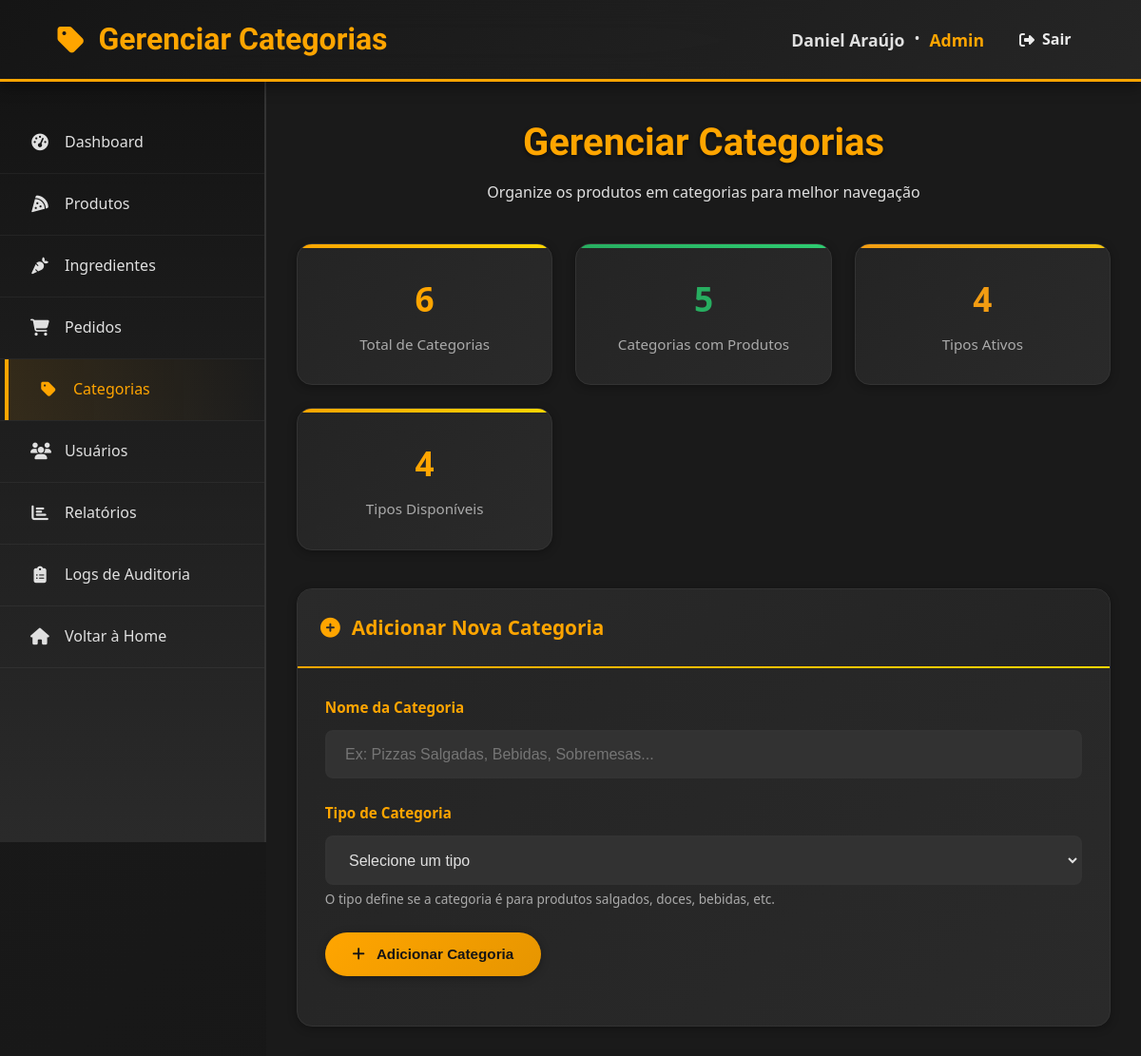
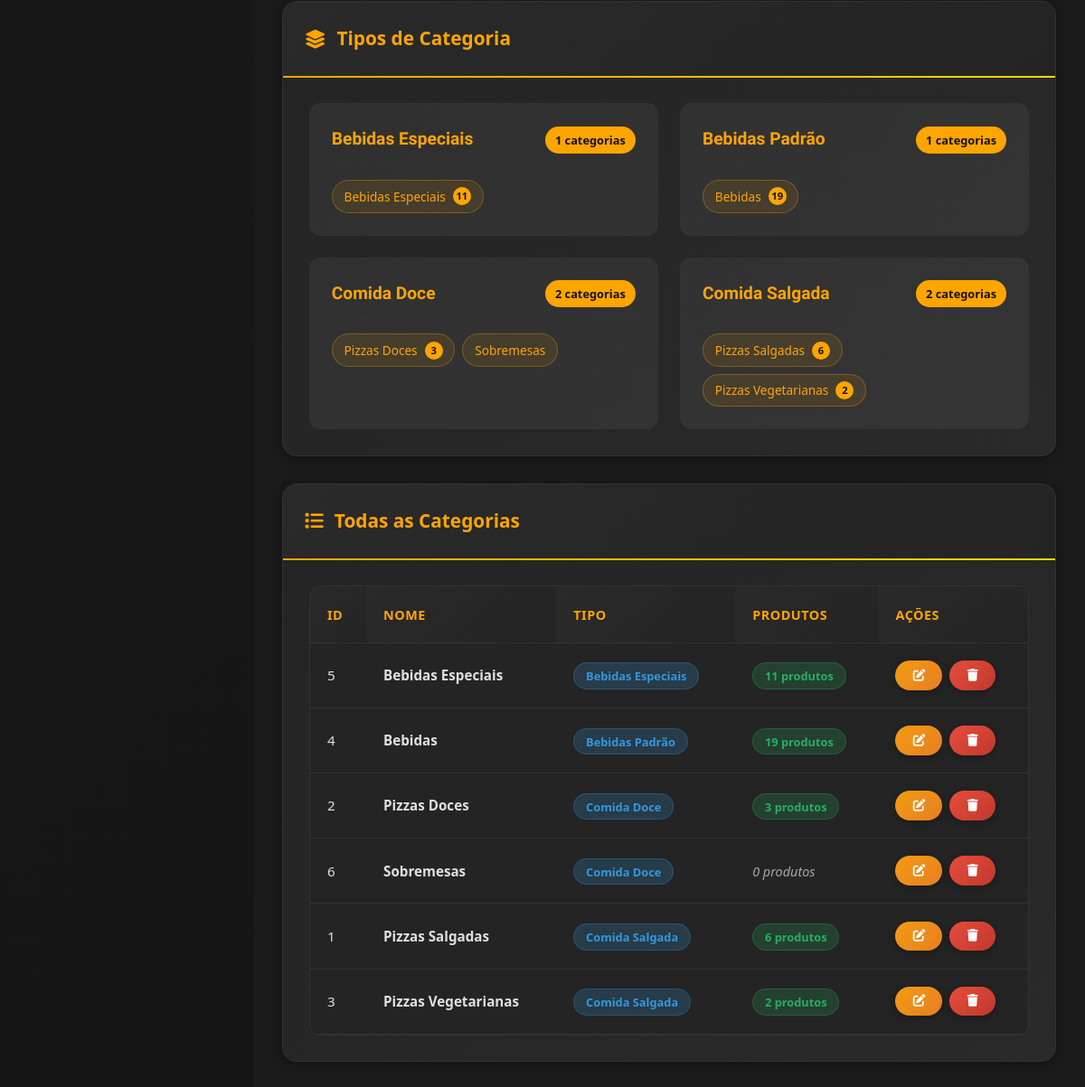
The page /restrito/funcionario/categorias.php (signed in) on the database its author committed (2 pictures, top to bottom).
### tables this page shows
CREATE TABLE tipos_categoria (
	id				INT NOT NULL AUTO_INCREMENT PRIMARY KEY,
    nome			VARCHAR(45)
);

CREATE TABLE categorias (
    id 				INT NOT NULL AUTO_INCREMENT PRIMARY KEY,
	tipo_id			INT NOT NULL,
    nome 			VARCHAR(45) NOT NULL,
    
    FOREIGN KEY (tipo_id) REFERENCES tipos_categoria(id)
);

### restrito/funcionario/categorias.php (the view, shortened to what this page needs)
<?php
include "../conexao.php";
$sql_categorias = "SELECT c.*, t.nome as tipo_nome
                    FROM categorias c
                    LEFT JOIN tipos_categoria t ON c.tipo_id = t.id
                    ORDER BY t.nome, c.nome";
$result_categorias = mysqli_query($conn, $sql_categorias);
$categorias = mysqli_fetch_all($result_categorias, MYSQLI_ASSOC);
$sql_tipos = "SELECT * FROM tipos_categoria ORDER BY nome";
$result_tipos = mysqli_query($conn, $sql_tipos);
$tipos = mysqli_fetch_all($result_tipos, MYSQLI_ASSOC);
$sql_contagem = "SELECT id_categoria, COUNT(*) as total FROM produtos GROUP BY id_categoria";
$result_contagem = mysqli_query($conn, $sql_contagem);
$contagem_produtos = [];
while ($row = mysqli_fetch_assoc($result_contagem)) {
    $contagem_produtos[$row['id_categoria']] = $row['total'];
}
$total_categorias = count($categorias);
$categorias_com_produtos = count($contagem_produtos);
$tipos_ativos = count(array_unique(array_column($categorias, 'tipo_id')));
?>
<!DOCTYPE html>
<html lang="pt-BR">
<head>
    <link rel="stylesheet" href="https://cdnjs.cloudflare.com/ajax/libs/font-awesome/6.0.0/css/all.min.css">
    <link rel="stylesheet" href="../assets/css/funcionario.css">
</head>
<body>
    <header class="admin-header">
        <nav class="admin-nav">
            <div class="admin-logo">
                <h1><i class="fas fa-tag"></i> Gerenciar Categorias</h1>
            </div>
            <div class="admin-user">
                <div class="admin-user-info">
                    <div class="admin-user-name"><?php echo htmlspecialchars($_SESSION['nome']); ?></div>
                    &bull;
                    <div class="admin-user-role"><?php echo htmlspecialchars($_SESSION['class_nome']); ?></div>
                </div>
                <a href="../../logout.php" class="logout-btn">
                    <i class="fas fa-sign-out-alt"></i> Sair
                </a>
            </div>
        </nav>
    </header>
    <div class="admin-container">
        <aside class="admin-sidebar">
            <ul class="admin-menu">
                <li><a href="index.php"><i class="fas fa-tachometer-alt"></i> Dashboard</a></li>
                <li><a href="produtos.php"><i class="fas fa-pizza-slice"></i> Produtos</a></li>
                <li><a href="ingredientes.php"><i class="fas fa-carrot"></i> Ingredientes</a></li>
                <li><a href="pedidos.php"><i class="fas fa-shopping-cart"></i> Pedidos</a></li>
                <li><a href="#" class="active"><i class="fas fa-tag"></i> Categorias</a></li>
                <li><a href="usuarios.php"><i class="fas fa-users"></i> Usuários</a></li>
                <li><a href="relatorios.php"><i class="fas fa-chart-bar"></i> Relatórios</a></li>
                <li><a href="logs_auditoria.php"><i class="fas fa-clipboard-list"></i> Logs de Auditoria</a></li>
                <li><a href="../index.php"><i class="fas fa-home"></i> Voltar à Home</a></li>
            </ul>
        </aside>
        <main class="admin-content">
            <div class="page-header">
                <div>
                    <h1 class="page-title">Gerenciar Categorias</h1>
                    <p>Organize os produtos em categorias para melhor navegação</p>
                </div>
            </div>
            <div class="stats-cards">
                <div class="stat-card">
                    <span class="stat-number"><?php echo $total_categorias; ?></span>
                    <span class="stat-label">Total de Categorias</span>
                </div>
                <div class="stat-card success">
                    <span class="stat-number"><?php echo $categorias_com_produtos; ?></span>
                    <span class="stat-label">Categorias com Produtos</span>
                </div>
                <div class="stat-card warning">
                    <span class="stat-number"><?php echo $tipos_ativos; ?></span>
                    <span class="stat-label">Tipos Ativos</span>
                </div>
                <div class="stat-card info">
                    <span class="stat-number"><?php echo count($tipos); ?></span>
                    <span class="stat-label">Tipos Disponíveis</span>
                </div>
            </div>
            <div class="admin-cards-container">
                <div class="admin-sections">
                    <section class="section-card">
                        <div class="section-header">
                            <h2><i class="fas fa-plus-circle"></i>
                                <span id="formTitle">Adicionar Nova Categoria</span>
                            </h2>
                        </div>
                        <div class="section-content">
                            <form method="POST" id="categoriaForm">
                                <div class="form-group">
                                    <label for="nome">Nome da Categoria</label>
                                    <input type="text" class="form-control" id="nome" name="nome"
                                        placeholder="Ex: Pizzas Salgadas, Bebidas, Sobremesas..." required>
                                </div>
                                <div class="form-group">
                                    <label for="tipo_id">Tipo de Categoria</label>
                                    <select class="form-control" id="tipo_id" name="tipo_id" required>
                                        <option value="">Selecione um tipo</option>
                                    </select>
                                    <small class="form-text">O tipo define se a categoria é para produtos salgados, doces, bebidas, etc.</small>
                                </div>
                                <div class="form-group">
                                    <button type="submit" name="adicionar_categoria" class="btn btn-primary" id="submitBtn">
                                        <i class="fas fa-plus"></i> Adicionar Categoria
                                    </button>
                                </div>
                            </form>
                        </div>
                    </section>
                    <section class="section-card">
                        <div class="section-header">
                            <h2><i class="fas fa-layer-group"></i> Tipos de Categoria</h2>
                        </div>
                        <div class="section-content">
                            <div class="tipos-grid">
                                <?php foreach ($tipos as $tipo):
                                    $categorias_tipo = array_filter($categorias, function ($cat) use ($tipo) {
                                        return $cat['tipo_id'] == $tipo['id'];
                                    });
                                ?>
                                    <div class="tipo-card">
                                        <div class="tipo-header">
                                            <h3><?php echo htmlspecialchars($tipo['nome']); ?></h3>
                                            <span class="badge"><?php echo count($categorias_tipo); ?> categorias</span>
                                        </div>
                                        <div class="tipo-categorias">
                                            <?php if (count($categorias_tipo) > 0): ?>
                                                <?php foreach ($categorias_tipo as $categoria): ?>
                                                    <span class="categoria-tag">
                                                        <?php echo htmlspecialchars($categoria['nome']); ?>
                                                        <?php if (isset($contagem_produtos[$categoria['id']])): ?>
                                                            <span class="produto-count"><?php echo $contagem_produtos[$categoria['id']]; ?></span>
                                                        <?php endif; ?>
                                                    </span>
                                                <?php endforeach; ?>
                                            <?php else: ?>
                                                <span class="sem-categorias">Nenhuma categoria cadastrada</span>
                                            <?php endif; ?>
                                        </div>
                                    </div>
                                <?php endforeach; ?>
                            </div>
                        </div>
                    </section>
                </div>
                <section class="section-card">
                    <div class="section-header">
                        <h2><i class="fas fa-list"></i> Todas as Categorias</h2>
                    </div>
                    <div class="section-content">
                        <div class="table-container">
                            <table>
                                <thead>
                                    <tr>
                                        <th>ID</th>
                                        <th>Nome</th>
                                        <th>Tipo</th>
                                        <th>Produtos</th>
                                        <th>Ações</th>
                                    </tr>
                                </thead>
                                <tbody>
                                    <?php if (empty($categorias)): ?>
                                        <tr>
                                            <td colspan="5" style="text-align: center; color: var(--text-muted); padding: 2rem;">
                                                Nenhuma categoria cadastrada
                                            </td>
                                        </tr>
                                    <?php else: ?>
                                        <?php foreach ($categorias as $categoria): ?>
                                            <tr>
                                                <td><?php echo $categoria['id']; ?></td>
                                                <td>
                                                    <strong><?php echo htmlspecialchars($categoria['nome']); ?></strong>
                                                </td>
                                                <td>
                                                    <span class="tipo-badge"><?php echo htmlspecialchars($categoria['tipo_nome']); ?></span>
                                                </td>
                                                <td>
                                                    <?php if (isset($contagem_produtos[$categoria['id']])): ?>
                                                        <span class="produto-count-badge">
                                                            <?php echo $contagem_produtos[$categoria['id']]; ?> produtos
                                                        </span>
                                                    <?php else: ?>
                                                        <span class="sem-produtos">0 produtos</span>
                                                    <?php endif; ?>
                                                </td>
                                                <td>
                                                    <div class="actions">
                                                        <button class="btn btn-warning btn-sm"
                                                            onclick="editarCategoria(<?php echo $categoria['id']; ?>)"
                                                            title="Editar">
                                                            <i class="fas fa-edit"></i>
                                                        </button>
                                                        <button class="btn btn-danger btn-sm"
                                                            onclick="confirmarExclusao(<?php echo $categoria['id']; ?>, '<?php echo htmlspecialchars($categoria['nome']); ?>')"
                                                            title="Excluir">
                                                            <i class="fas fa-trash"></i>
                                                        </button>
                                                    </div>
                                                </td>
                                            </tr>
                                        <?php endforeach; ?>
                                    <?php endif; ?>
                                </tbody>
                            </table>
                        </div>
                    </div>
                </section>
            </div>
        </main>
    </div>
</body>
</html>

### rows shown on the page
tipos_categoria: nome "Bebidas Especiais", count($categorias_tipo) "1"
categorias: nome "Bebidas Especiais", id "11", id "5", tipo.nome "Bebidas Especiais"
tipos_categoria: nome "Bebidas Padrão", count($categorias_tipo) "1"
categorias: nome "Bebidas", id "19", id "4", tipo.nome "Bebidas Padrão"
tipos_categoria: nome "Comida Doce", count($categorias_tipo) "2"
categorias: nome "Pizzas Doces", id "3", id "2", tipo.nome "Comida Doce"
categorias: nome "Sobremesas", id "6", tipo.nome "Comida Doce", shows "0 produtos"
tipos_categoria: nome "Comida Salgada", count($categorias_tipo) "2"
categorias: nome "Pizzas Salgadas", id "6", id "1", tipo.nome "Comida Salgada"
categorias: nome "Pizzas Vegetarianas", id "2", id "3", tipo.nome "Comida Salgada"

### other values the page prints
$_SESSION['nome'] "Daniel Araújo"
$_SESSION['class_nome'] "Admin"
$total_categorias "6"
$categorias_com_produtos "5"
$tipos_ativos "4"
count($tipos) "4"
